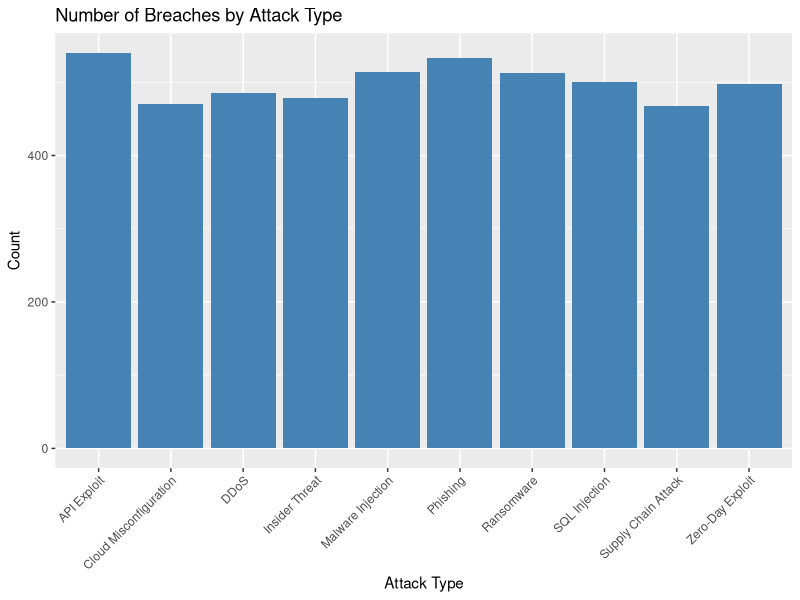
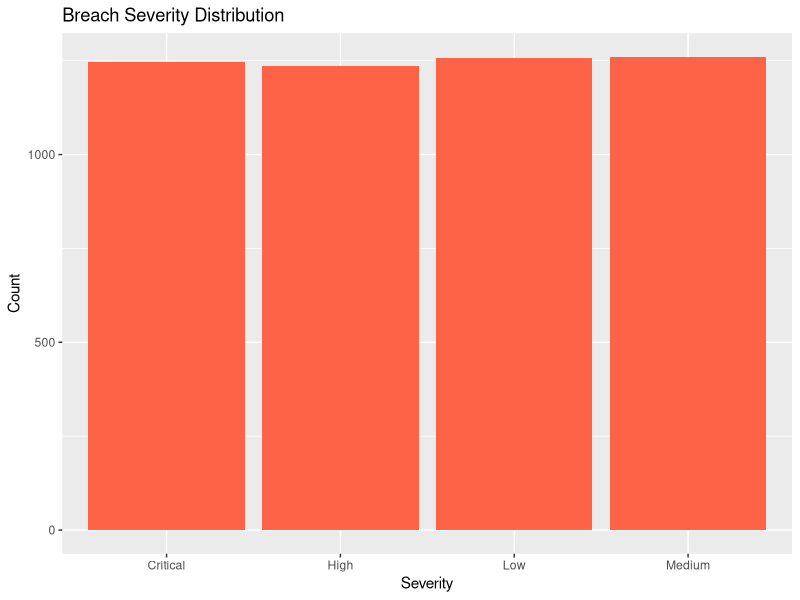
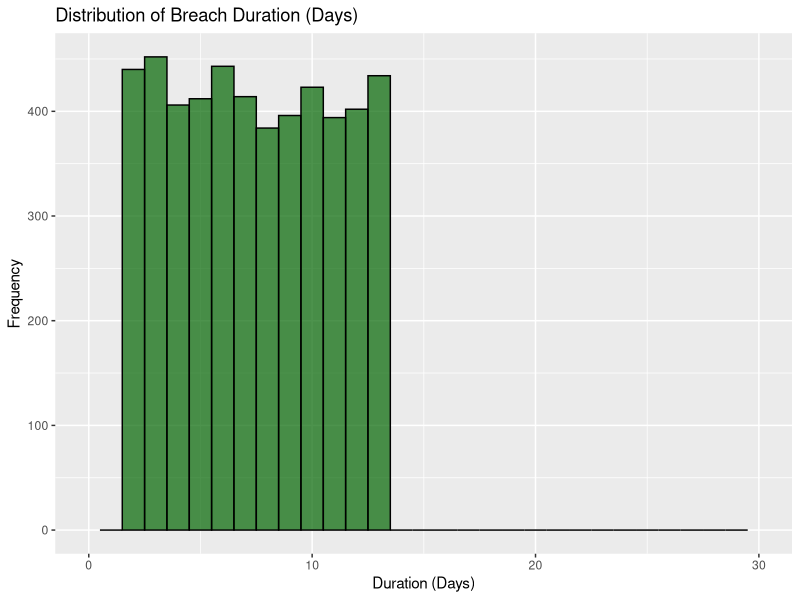
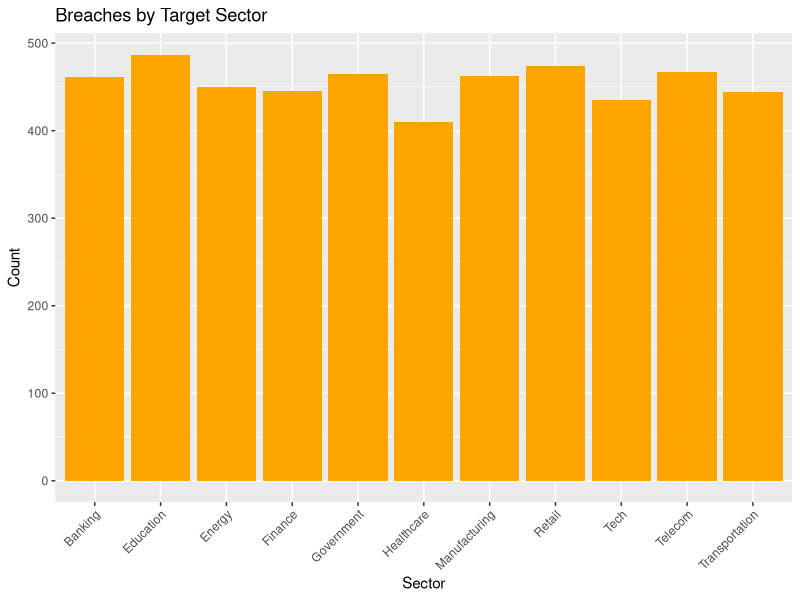
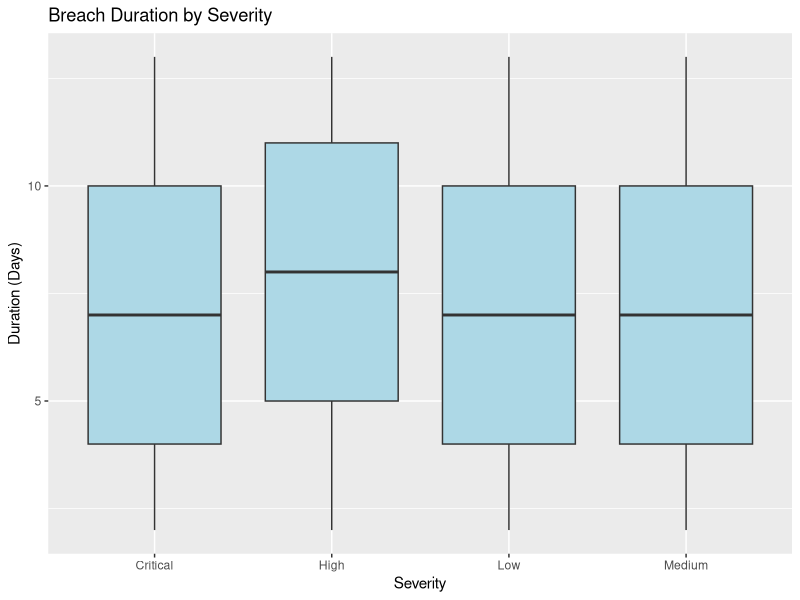
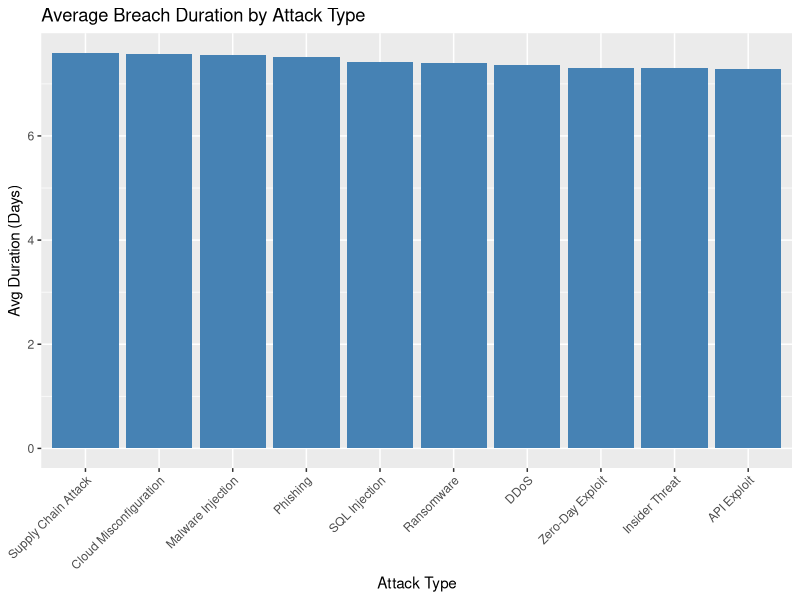
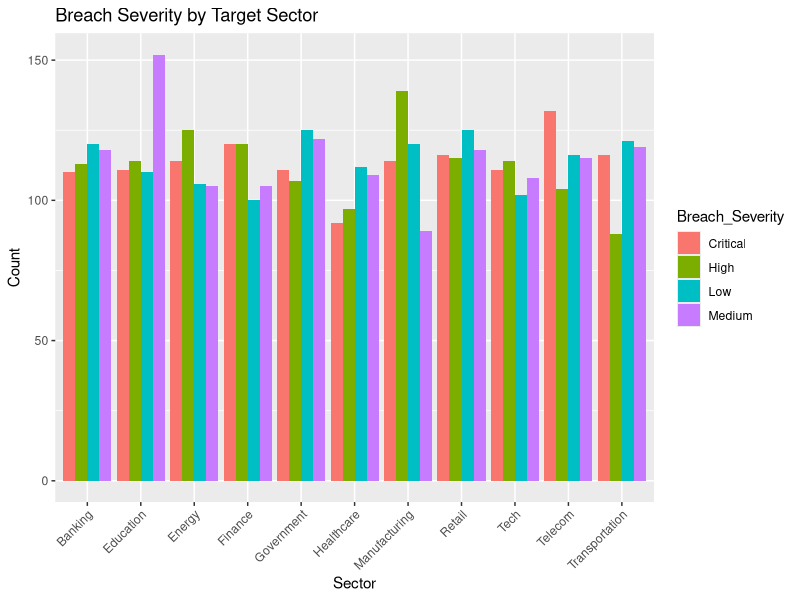
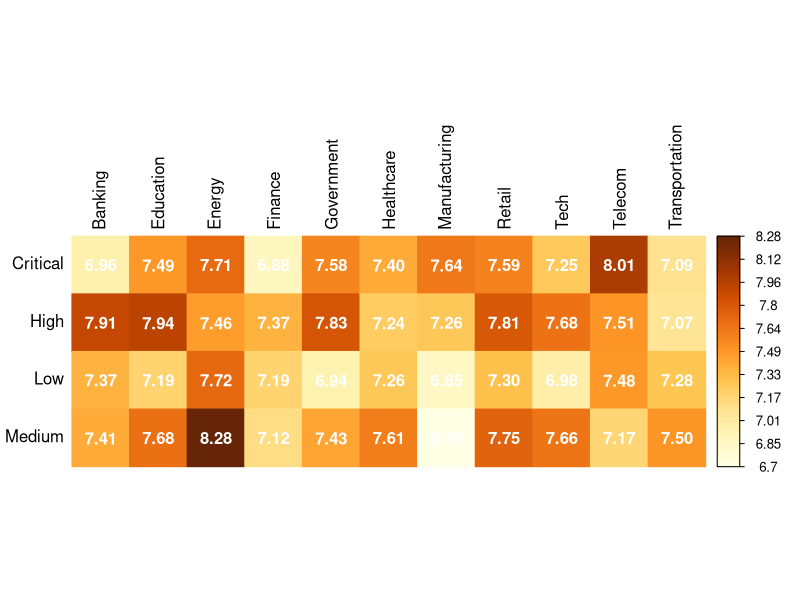

R code for these plots, in order:

library(dplyr)
library(ggplot2)
library(lubridate)
library(readr)
library(corrplot)
library(tidyr)

df <- read_csv("data_cleaning_transformation_phase/outputs/Cleaned_main_dataset.csv")

# Count of breaches by Attack_Type
ggplot(df, aes(x = Attack_Type)) +
  geom_bar(fill = "steelblue") +
  labs(title = "Number of Breaches by Attack Type", x = "Attack Type", y = "Count") +
  theme(axis.text.x = element_text(angle = 45, hjust = 1))

# Breach Severity distribution
ggplot(df, aes(x = Breach_Severity)) +
  geom_bar(fill = "tomato") +
  labs(title = "Breach Severity Distribution", x = "Severity", y = "Count")

# Breach Duration distribution
ggplot(df, aes(x = Breach_Duration)) +
  geom_histogram(binwidth = 1, fill = "darkgreen", color = "black", alpha = 0.7) +
  labs(title = "Distribution of Breach Duration (Days)", x = "Duration (Days)", y = "Frequency") +
  xlim(0, 30)


# Breaches by Target Sector
ggplot(df, aes(x = Target_Sector)) +
  geom_bar(fill = "orange") +
  labs(title = "Breaches by Target Sector", x = "Sector", y = "Count") +
  theme(axis.text.x = element_text(angle = 45, hjust = 1))

# Breach Duration vs Severity
ggplot(df, aes(x = Breach_Severity, y = Breach_Duration)) +
  geom_boxplot(fill = "lightblue") +
  labs(title = "Breach Duration by Severity", x = "Severity", y = "Duration (Days)")

# Attack_Type vs Avg Breach Duration
df %>%
  group_by(Attack_Type) %>%
  summarise(Avg_Duration = mean(Breach_Duration, na.rm = TRUE)) %>%
  ggplot(aes(x = reorder(Attack_Type, -Avg_Duration), y = Avg_Duration)) +
  geom_bar(stat = "identity", fill = "steelblue") +
  labs(title = "Average Breach Duration by Attack Type", x = "Attack Type", y = "Avg Duration (Days)") +
  theme(axis.text.x = element_text(angle = 45, hjust = 1))

# Target Sector vs Severity
ggplot(df, aes(x = Target_Sector, fill = Breach_Severity)) +
  geom_bar(position = "dodge") +
  labs(title = "Breach Severity by Target Sector", x = "Sector", y = "Count") +
  theme(axis.text.x = element_text(angle = 45, hjust = 1))

# Heatmap of average duration by Severity and Target Sector
duration_matrix <- df %>%
  group_by(Breach_Severity, Target_Sector) %>%
  summarise(Avg_Duration = mean(Breach_Duration, na.rm = TRUE)) %>%
  tidyr::pivot_wider(names_from = Target_Sector, values_from = Avg_Duration, values_fill = 0)

duration_mat <- as.matrix(duration_matrix[,-1])
rownames(duration_mat) <- duration_matrix$Breach_Severity
corrplot::corrplot(duration_mat, method = "color", is.corr = FALSE, tl.col = "black", addCoef.col = "white")


# Breaches over time (monthly)
df %>%
  group_by(Year, Breach_Month) %>%
  summarise(Count = n()) %>%
  ggplot(aes(x = interaction(Year, Breach_Month, sep = "-"), y = Count, group = 1)) +
  geom_line(color = "blue") +
  geom_point() +
  labs(title = "Breaches Over Time (Monthly)", x = "Year-Month", y = "Number of Breaches") +
  theme(axis.text.x = element_text(angle = 90, hjust = 1))


